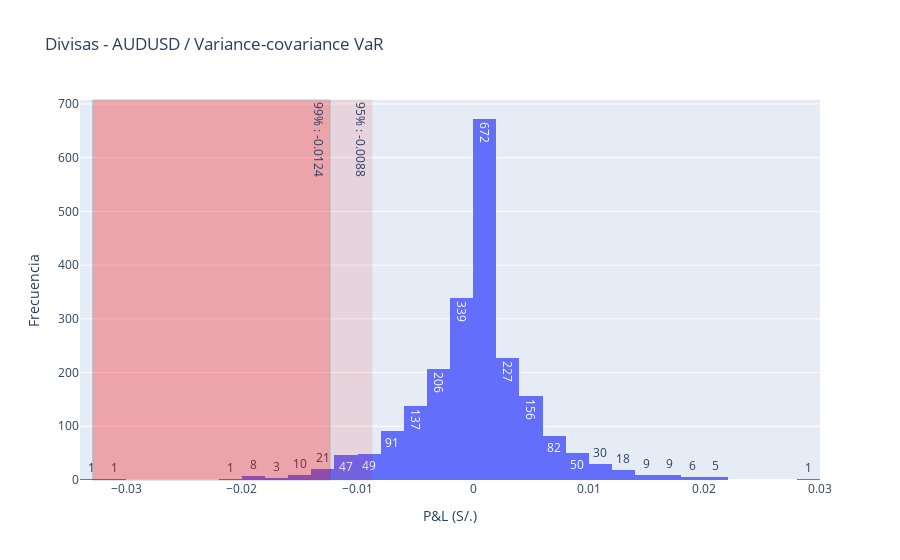

Here is the notebook cell this chart was saved with:
### Code cell
import pandas as pd
import numpy as np
import plotly.express as px


# Crear un histograma con Plotly
fig = px.histogram(data, nbins=50, title=f" {nombre_portafolio} - {nombre_activo} / Variance-covariance VaR", text_auto=True,  
                   labels={"count": "Frecuencia", "value": "Valor (k)"})


fig.add_vrect(x0=vc_99, x1=vc_95, 
            annotation_text=f"95% : {vc_95:.4f} ", annotation_position="top right",
            fillcolor="red", opacity=0.1, line_width=1,annotation_textangle = 90)

fig.add_vrect(x0=np.min(data), x1=vc_99, 
            annotation_text=f"99% : {vc_99:.4f} ", annotation_position="top right",
            fillcolor="red", opacity=0.3, line_width=1,annotation_textangle = 90)

fig.update_layout(
    xaxis_title_text = f'P&L (S/.)', 
    yaxis_title_text = 'Frecuencia'
    )

fig.update_layout(showlegend=False)

fig

### Figure 1 — Plotly figure (JSON) as saved in the notebook; plotly's stock layout.template omitted (floating-point values rounded to 4 significant figures; data arrays with more than 128 entries replaced by an {"elided": "..."} marker saying what was removed)
{"data": [{"alignmentgroup": "True", "bingroup": "x", "hovertemplate": "variable=AUDUSD<br>Valor (k)=%{x}<br>count=%{y}<extra></extra>", "legendgroup": "AUDUSD", "marker": {"color": "#636efa", "pattern": {"shape": ""}}, "name": "AUDUSD", "nbinsx": 50, "offsetgroup": "AUDUSD", "orientation": "v", "showlegend": true, "texttemplate": "%{value}", "type": "histogram", "x": {"elided": "2179 float values"}, "xaxis": "x", "yaxis": "y"}], "layout": {"annotations": [{"showarrow": false, "text": "95% : -0.0088 ", "textangle": 90, "x": -0.008759, "xanchor": "right", "xref": "x", "y": 1, "yanchor": "top", "yref": "y domain"}, {"showarrow": false, "text": "99% : -0.0124 ", "textangle": 90, "x": -0.01239, "xanchor": "right", "xref": "x", "y": 1, "yanchor": "top", "yref": "y domain"}], "barmode": "relative", "legend": {"title": {"text": "variable"}, "tracegroupgap": 0}, "shapes": [{"fillcolor": "red", "line": {"width": 1}, "opacity": 0.1, "type": "rect", "x0": -0.01239, "x1": -0.008759, "xref": "x", "y0": 0, "y1": 1, "yref": "y domain"}, {"fillcolor": "red", "line": {"width": 1}, "opacity": 0.3, "type": "rect", "x0": -0.03289, "x1": -0.01239, "xref": "x", "y0": 0, "y1": 1, "yref": "y domain"}], "showlegend": false, "title": {"text": " Divisas - AUDUSD / Variance-covariance VaR"}, "xaxis": {"anchor": "y", "domain": [0, 1], "title": {"text": "P&L (S/.)"}}, "yaxis": {"anchor": "x", "domain": [0, 1], "title": {"text": "Frecuencia"}}}}
